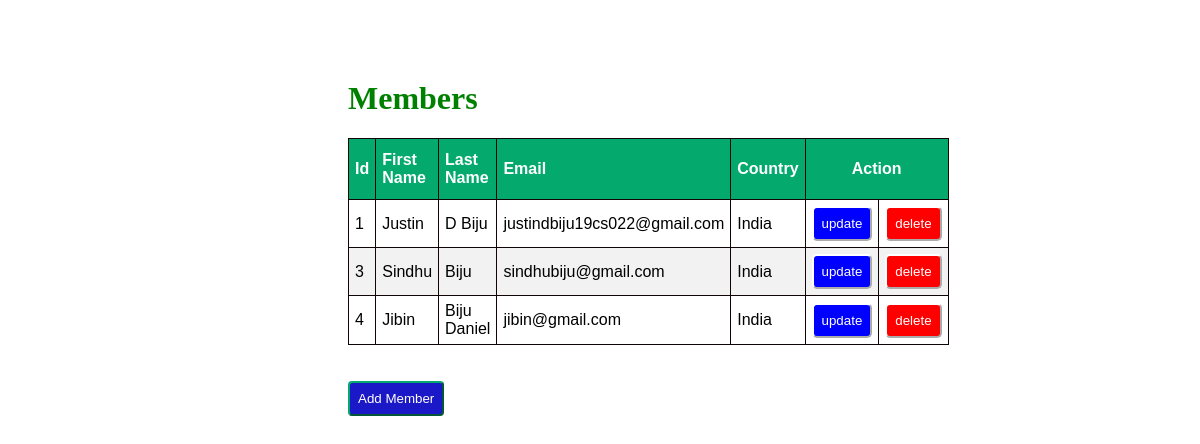
The page / on the database its author committed.
### newapp/models.py (models this page shows)
class Member(models.Model):
    firstname = models.CharField(max_length=100)
    lastname = models.CharField(max_length=100)
    email = models.EmailField(max_length=100)
    country = models.CharField(max_length=100)

### newapp/views.py (the view)
# urls.py: path('',views.index,name="index"),
def index(request):
    mem=Member.objects.all()
    return render(request,'index.html',{'mem':mem})

### newapp/templates/index.html (shortened to what this page needs)
<!DOCTYPE html>
<html lang="en">
<head>
</head>
{% load static %}
<link rel="stylesheet" href="{% static 'style.css' %}">
<body>
    <div class="container">
        <h1>Members</h1>
        <table id="customers" border="1">
            <thead>
                <th>Id</th>
                <th>First Name</th>
                <th>Last Name</th>
                <th>Email</th>
                <th>Country</th>
                <th colspan="2" id="mid">Action</th>
            </thead>
            {% for x in mem %}
            <tr>
                <td>{{x.id}}</td>
                <td>{{x.firstname}}</td>
                <td>{{x.lastname}}</td>
                <td>{{x.email}}</td>
                <td>{{x.country}}</td>
                <td>
                    <a href="update/{{x.id}}"><button id="up">update</button></a>
                </td>
                <td>
                    <a href="delete/{{x.id}}"><button id="del">delete</button></a>
                </td>
            </tr>
            {% endfor %}
        </table>
        <br><br>
        <a href="{% url 'add' %}"><button id="new3">Add Member</button></a>
    </div>
</body>
</html>

### newapp/static/style.css (style rules this page uses)
.container { margin: 80px 240px 60px 240px; padding: 0px 100px 100px 100px; }
#customers { font-family: Arial, Helvetica, sans-serif; border-collapse: collapse; width: 100%; }
#customers td, #customers th { border: 1px solid rgb(17, 4, 4); padding: 6px; }
#customers tr:nth-child(even) { background-color: #f2f2f2; }
#customers th { padding-top: 12px; padding-bottom: 12px; text-align: left; background-color: #04AA6D; color: white; }
#customers #mid { text-align: center; }
#customers #up { background-color: blue; border-color: white; border-radius: 5px; padding: 8px; color: white; }
#customers #del { background-color: red; border-color: white; border-radius: 5px; padding: 8px; color: white; }
#customers button { width: 100%; }
h1 { color: green; }
.container #new3 { padding: 8px; background-color: rgb(27, 24, 199); color: white; border-radius: 4px; border-color: #04AA6D; }

### rows shown on the page
Member: id "1", firstname "Justin", lastname "D Biju", email "justindbiju19cs022@gmail.com", country "India"
Member: id "3", firstname "Sindhu", lastname "Biju", email "sindhubiju@gmail.com", country "India"
Member: id "4", firstname "Jibin", lastname "Biju Daniel", email "jibin@gmail.com", country "India"
